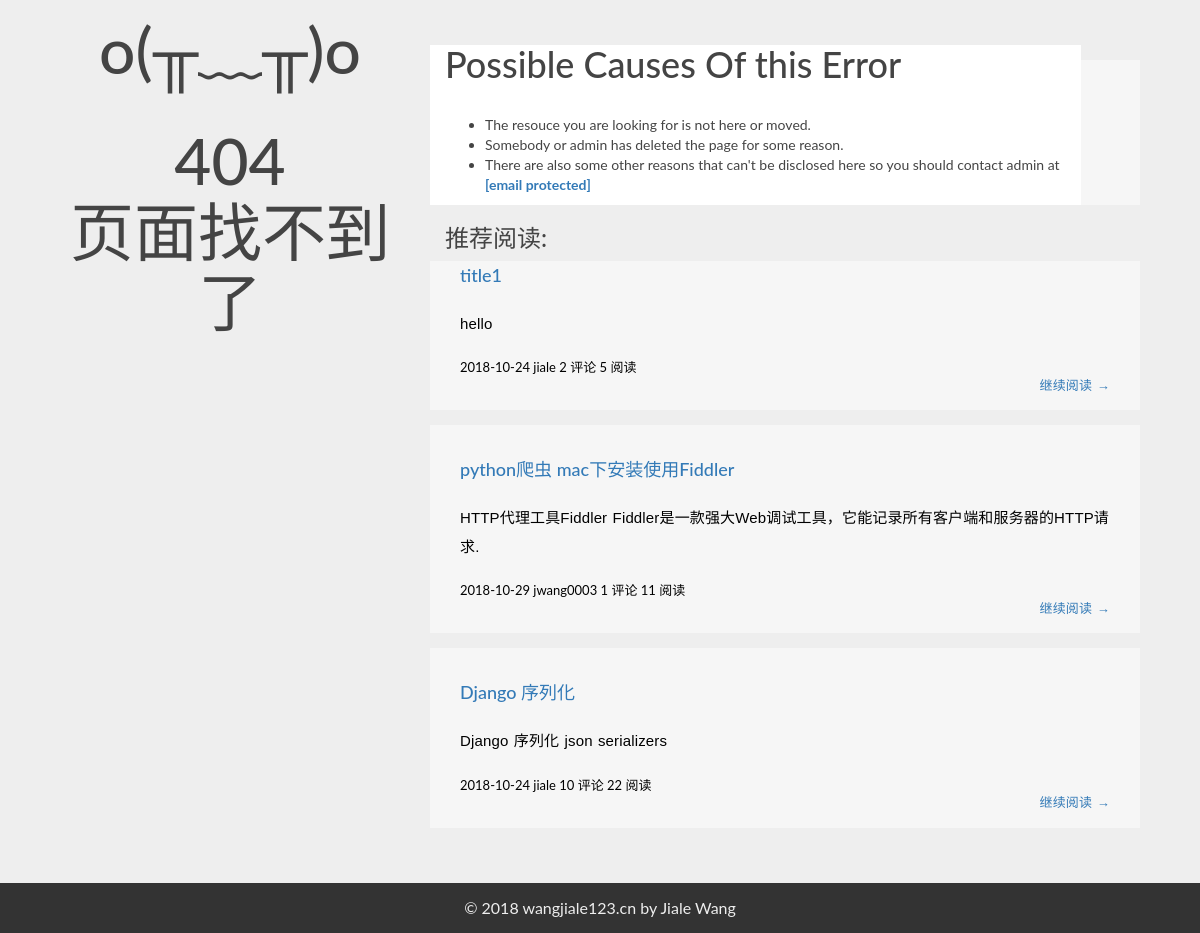
Screenshot of /404 with the database file from the repository.
### blog/models.py (models this page shows, shortened)
class Post(models.Model):
    title = models.CharField(max_length=200)  # 博客标题
    body = models.TextField(blank=True, null=True)  # 文章正文
    digest = models.TextField(blank=True, null=True)  # 文章摘要
    picture = models.CharField(max_length=200)  # 标题图片地址
    created_time = models.DateTimeField(auto_now_add=True)  # 文章的创建时间
    modified_time = models.DateTimeField()  # 文章最后修改时间
    view_num = models.BigIntegerField(default=0)  # 阅读数
    comment_num = models.BigIntegerField(default=0)  # 评论数
    author = models.ForeignKey(User, verbose_name=u'作者', on_delete=models.CASCADE)
    category = models.ForeignKey('Category', verbose_name=u'文章类型', on_delete=models.CASCADE)
    tag = models.ManyToManyField(Tag, blank=True)  # 标签
    def get_absolute_url(self):
        return reverse('blog:detail', kwargs={'post_id': self.id})

### blog/views.py (the view)
# urls.py: url(r'^404$', views.page_not_found, name='404'),
@cache_page(48 * 3600)
def page_not_found(request):
    post_list = recommend()
    return render_to_response('errors/404.html', context={'post_list': post_list})

### blog/views.py (called while the page is built)
def recommend():
    post_list = Post.objects.all().order_by('view_num')
    return post_list[0:3]

### templates/errors/404.html (shortened to what this page needs)
{% load staticfiles %}
<html>
<head>
    <link href="{% static 'css/bootstrap.min.css' %}" rel="stylesheet"/>
    <link href="{% static 'css/custom.css' %}" rel="stylesheet"/>
</head>
<body style="background-color: #eeeeee">
<div class="container">
    <div class="col-md-12">
        <div class="col-md-4" style="font-size: xx-large; margin-top: 15px">
            <h1 class="point text-center" style="font-size: 200%">
                <div class="expression">
                    o(╥﹏╥)o
                </div>
                <hr>
                <div class="error_text">
                    404
                </div>
                <div class="text">
                    页面找不到了
                </div>
            </h1>
        </div>
        <div class="col-md-8" style="margin-top: 45px">
            <div class="col-md-11" style="background-color: white">
                <h1>Possible Causes Of this Error</h1>
                <br/>
                <ul>
                    <li>The resouce you are looking for is not here or moved.
                    </li>
                    <li>Somebody or admin has deleted the page for some reason.
                    </li>
                    <li>There are also some other reasons that can't be disclosed here so you should contact admin
                        at
                        <strong><a href="#" class="__jialewang_email__"
                                   data-cfemail="5a323f362a1a3b3e3733343e35373b333474393537">[email&#160;protected]</a></strong>
                    </li>
                </ul>
            </div>
            {% if post_list %}
                <div class="col-md-12" style="padding-top: 20px; background-color: #eeeeee">
                    <h3>推荐阅读:</h3>
                </div>
                <div class="col-md=12">
                    {% include 'blog/blog_index.html' %}
                </div>
            {% endif %}
        </div>
    </div>
</div>
{% include 'footer.html' %}
</body>
</html>

### templates/blog/blog_index.html (shortened to what this page needs)
{% for post in post_list %}
    <div class="post post-{{ post.pk }}" style="margin: 15px 0px">
        <h4 class="post-title">
            <a href="{{ post.get_absolute_url }}">{{ post.title }}</a>
        </h4>
        <div class="post-content">
            <p>{{ post.digest }}</p>
        </div>
        <div class="post-meta">
            <div>
                <time class="post-date"
                      datetime="{{ post.created_time }}">{{ post.created_time|date:"Y-m-d" }}</time>
                <span class="post-author">{{ post.author }}</span>
                <span class="comments-link">{% if post.comment_num > 0 %}{{ post.comment_num }} {% else %}0{% endif %} 评论</span>
                <span class="views-count">{{ post.view_num }} 阅读</span>
            </div>
            <div class="read-more">
                <a href="{{ post.get_absolute_url }}" class="more-link">继续阅读 <span class="meta-nav">→</span></a>
            </div>
        </div>
    </div>
{% empty %}
    <div class="no-post">暂时还没有发布的文章！</div>
{% endfor %}

### static/css/custom.css (style rules this page uses)
* { outline: none; }
h1, h2, h3, h4, h5, h6 { margin-top: 0; }
a { color: #337ab7; }
body { color: #444; font-family: 'Lato', sans-serif; background-size:cover; width: 100%; background-repeat: no-repeat; background-attachment: fixed; }
p { font-family: 'Ubuntu', sans-serif; font-weight: 400; word-spacing: 1px; letter-spacing: 0.01em; }
.post { background: rgba(255,255,255,0.5); padding: 30px 30px 0; }
.post-title { text-align: left; font-size: 18px; margin-bottom: 20px; line-height: 1.6; }
.post-meta { text-align: left; color: #000; font-size: 13px; padding-bottom: 15px; }
.post-content { font-size: 15px; line-height: 1.9; font-weight: 300; margin: 20px 0px; color: #000; }
.post-category::after, .post-date::after, .post-author::after, .comments-link::after { content: ' '; color: #000; }
.read-more { font-family: 'Ubuntu', sans-serif; font-weight: 400; word-spacing: 1px; letter-spacing: 0.01em; text-align: right; }

### rows the page displays
Post: title "title1", digest "hello", created_time "2018-10-24", author "jiale", comment_num "2", view_num "5"
Post: title "python爬虫 mac下安装使用Fiddler", digest "HTTP代理工具Fiddler Fiddler是一款强大Web调试工具，它能记录所有客户端和服务器的HTTP请求.", created_time "2018-10-29", author "jwang0003", comment_num "1", view_num "11"
Post: title "Django 序列化", digest "Django 序列化 json serializers", created_time "2018-10-24", author "jiale", comment_num "10", view_num "22"
